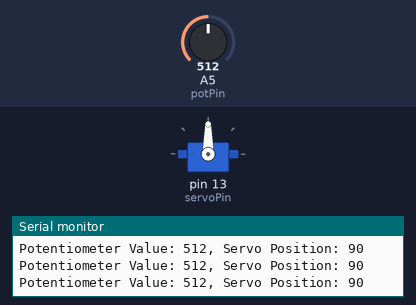
The sketch below on a simulated Arduino Uno, built with avr-gcc and run on an emulated ATmega328P. Parts: servo, the last lines printed to the serial monitor. The test bench sets the inputs (shaded band); at power-on: A5 (potPin) = 512.

Above: at 1.2 s.
1.3 s: A5 (potPin) set to 561
At 2.5 s:
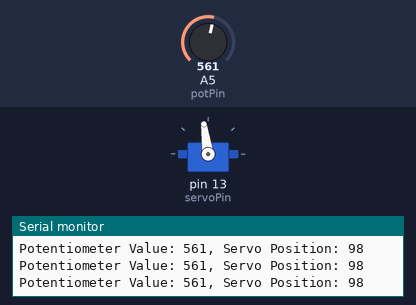
4.3 s: A5 (potPin) set to 581
At 4.8 s:
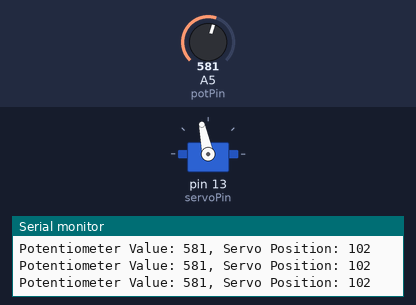
5.8 s: A5 (potPin) set to 306
At 6.4 s:
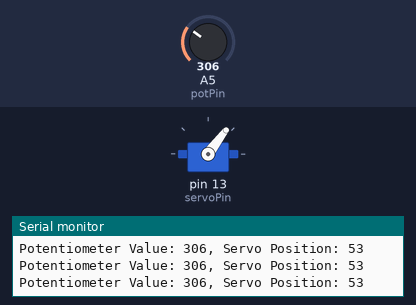
7.3 s: A5 (potPin) set to 107
At 8.5 s:
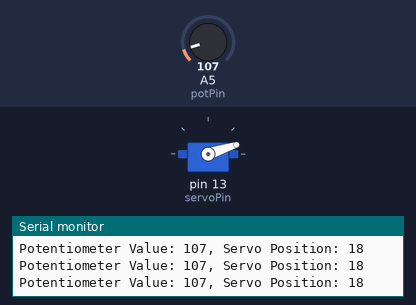
8.8 s: A5 (potPin) set to 92
At 9.2 s:
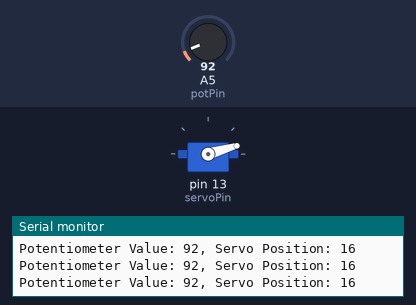
11.8 s: A5 (potPin) set to 122
At 12.5 s:
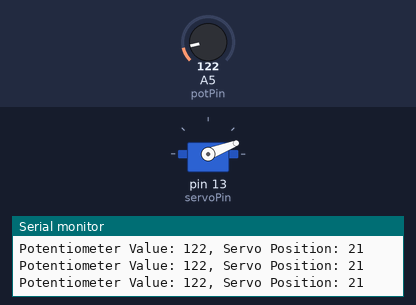
Timing chart, 0 to 14.3 s (numbered marks = the images above; inputs shaded):
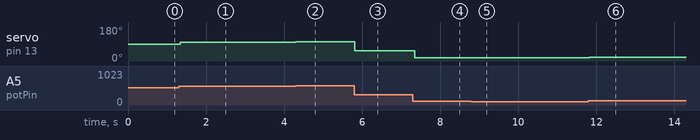

Measured:
- after the input at 1.3 s, servo on pin 13 (servoPin): 90° → 98° at once
- after the input at 4.3 s, servo on pin 13 (servoPin): 98° → 102° at once
- after the input at 5.8 s, servo on pin 13 (servoPin): 102° → 53° at once
- after the input at 7.3 s, servo on pin 13 (servoPin): 53° → 18° after 0.05 s
- after the input at 8.8 s, servo on pin 13 (servoPin): 18° → 16° at once
- after the input at 11.8 s, servo on pin 13 (servoPin): 16° → 21° at once

The sketch:

one_sevo_control.ino
```cpp
#include <Servo.h>

Servo myServo; // Create a servo object
int potPin = A5; // Define potentiometer pin
int servoPin = 13; // Define servo pin

void setup() {
  Serial.begin(9600);
  myServo.attach(servoPin); // Attach the servo to its pin
}

void loop() {
  int potValue = analogRead(potPin); // Read potentiometer value
  int servoPosition = map(potValue, 0, 1023, 0, 180); // Map potentiometer value to servo range
  myServo.write(servoPosition); // Set servo position based on potentiometer value
  Serial.print("Potentiometer Value: ");
  Serial.print(potValue);
  Serial.print(", Servo Position: ");
  Serial.println(servoPosition);
  delay(15); // Add a small delay to smooth out servo movement
}
```
